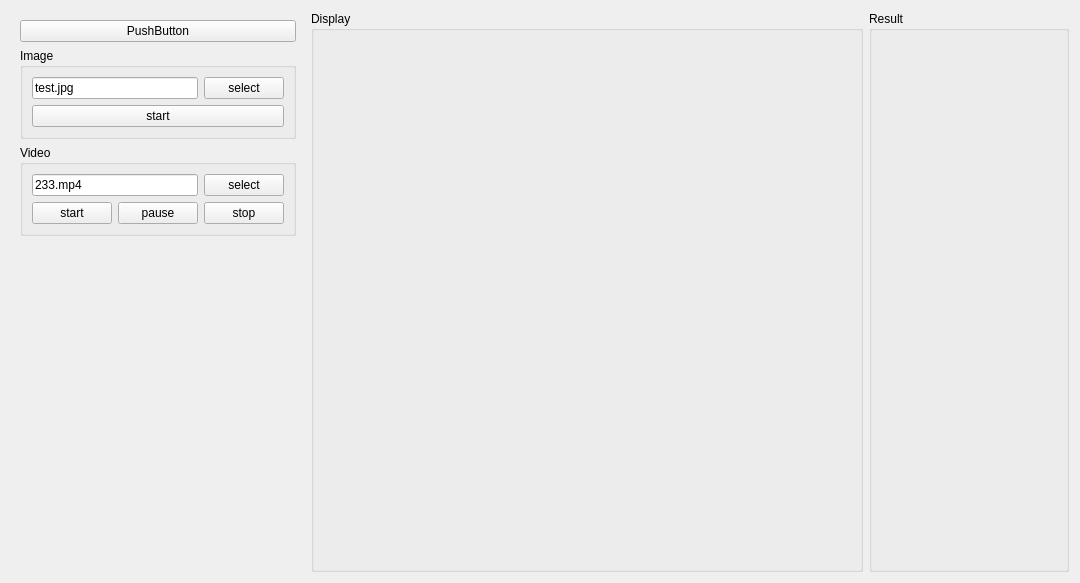
<?xml version="1.0" encoding="UTF-8"?>
<ui version="4.0">
 <class>Widget</class>
 <widget class="QWidget" name="Widget">
  <property name="geometry">
   <rect>
    <x>0</x>
    <y>0</y>
    <width>1080</width>
    <height>583</height>
   </rect>
  </property>
  <property name="windowTitle">
   <string>Widget</string>
  </property>
  <layout class="QGridLayout" name="gridLayout_5">
   <item row="0" column="0">
    <widget class="QWidget" name="widget" native="true">
     <property name="sizePolicy">
      <sizepolicy hsizetype="Fixed" vsizetype="Preferred">
       <horstretch>0</horstretch>
       <verstretch>0</verstretch>
      </sizepolicy>
     </property>
     <property name="minimumSize">
      <size>
       <width>250</width>
       <height>0</height>
      </size>
     </property>
     <layout class="QGridLayout" name="gridLayout_4">
      <item row="2" column="0">
       <widget class="QGroupBox" name="groupBox_2">
        <property name="title">
         <string>Video</string>
        </property>
        <layout class="QGridLayout" name="gridLayout_3">
         <item row="0" column="0">
          <widget class="QLineEdit" name="lineEdit_path_video">
           <property name="text">
            <string>233.mp4</string>
           </property>
          </widget>
         </item>
         <item row="0" column="1">
          <widget class="QPushButton" name="btn_select_video">
           <property name="text">
            <string>select</string>
           </property>
          </widget>
         </item>
         <item row="1" column="0" colspan="2">
          <layout class="QHBoxLayout" name="horizontalLayout">
           <item>
            <widget class="QPushButton" name="btn_detect_video_start">
             <property name="text">
              <string>start</string>
             </property>
            </widget>
           </item>
           <item>
            <widget class="QPushButton" name="btn_detect_video_pause">
             <property name="text">
              <string>pause</string>
             </property>
            </widget>
           </item>
           <item>
            <widget class="QPushButton" name="btn_detect_video_stop">
             <property name="text">
              <string>stop</string>
             </property>
            </widget>
           </item>
          </layout>
         </item>
        </layout>
       </widget>
      </item>
      <item row="1" column="0">
       <widget class="QGroupBox" name="groupBox">
        <property name="title">
         <string>Image</string>
        </property>
        <layout class="QGridLayout" name="gridLayout_2">
         <item row="0" column="0">
          <widget class="QLineEdit" name="lineEdit_path">
           <property name="text">
            <string>test.jpg</string>
           </property>
          </widget>
         </item>
         <item row="0" column="1">
          <widget class="QPushButton" name="btn_select_image">
           <property name="text">
            <string>select</string>
           </property>
          </widget>
         </item>
         <item row="1" column="0" colspan="2">
          <widget class="QPushButton" name="btn_detect_img_start">
           <property name="text">
            <string>start</string>
           </property>
          </widget>
         </item>
        </layout>
       </widget>
      </item>
      <item row="3" column="0">
       <spacer name="verticalSpacer">
        <property name="orientation">
         <enum>Qt::Vertical</enum>
        </property>
        <property name="sizeHint" stdset="0">
         <size>
          <width>20</width>
          <height>40</height>
         </size>
        </property>
       </spacer>
      </item>
      <item row="0" column="0">
       <widget class="QPushButton" name="pushButton">
        <property name="text">
         <string>PushButton</string>
        </property>
       </widget>
      </item>
     </layout>
    </widget>
   </item>
   <item row="0" column="1">
    <widget class="QGroupBox" name="groupBox_3">
     <property name="sizePolicy">
      <sizepolicy hsizetype="Expanding" vsizetype="Preferred">
       <horstretch>0</horstretch>
       <verstretch>0</verstretch>
      </sizepolicy>
     </property>
     <property name="title">
      <string>Display</string>
     </property>
     <layout class="QGridLayout" name="gridLayout">
      <item row="0" column="1">
       <widget class="QLabel" name="label_dispaly">
        <property name="sizePolicy">
         <sizepolicy hsizetype="Ignored" vsizetype="Ignored">
          <horstretch>0</horstretch>
          <verstretch>0</verstretch>
         </sizepolicy>
        </property>
        <property name="minimumSize">
         <size>
          <width>100</width>
          <height>0</height>
         </size>
        </property>
        <property name="text">
         <string/>
        </property>
        <property name="pixmap">
         <pixmap>../../train_wenniao/images/600.jpg</pixmap>
        </property>
        <property name="scaledContents">
         <bool>false</bool>
        </property>
        <property name="alignment">
         <set>Qt::AlignCenter</set>
        </property>
       </widget>
      </item>
     </layout>
    </widget>
   </item>
   <item row="0" column="2">
    <widget class="QGroupBox" name="groupBox_4">
     <property name="sizePolicy">
      <sizepolicy hsizetype="Fixed" vsizetype="Preferred">
       <horstretch>0</horstretch>
       <verstretch>0</verstretch>
      </sizepolicy>
     </property>
     <property name="minimumSize">
      <size>
       <width>200</width>
       <height>0</height>
      </size>
     </property>
     <property name="title">
      <string>Result</string>
     </property>
    </widget>
   </item>
  </layout>
 </widget>
 <resources/>
 <connections/>
</ui>
